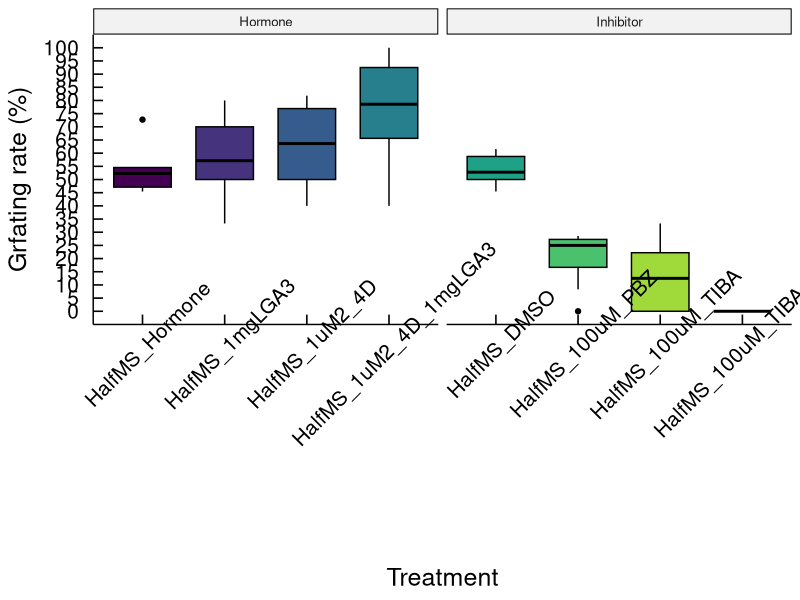

This chart was generated by the following R code:
##############################################
##############################################
# R-script by Gregory Reeves (27 MAY 2021)
# University of Cambridge, Department of Plant Sciences,
# Downing Site, Cambridge CB2 3EA, United Kingdom
# E-mail me at drgregreeves@gmail.com or gr360@cam.ac.uk
##############################################
##############################################


library(tidyverse)
library(viridis)
library(ggrepel)
library(ggpubr)
# library(ggplot2)



### You need to specify the working directory. 
### You can always use the command "file.choose()", then copy the working directory with the file "HormoneRiceGraftBoost_Dec2020.csv"
setwd("~/")



#Grafting data input
HORMONEINHIBORData <- read.csv("HormoneRiceGraftBoost_Dec2020.csv", sep=",",header=TRUE)

HORMONEINHIBORData$Treatment <- as.character(HORMONEINHIBORData$Treatment)

HORMONEINHIBORDataSummary <- HORMONEINHIBORData  %>%
  group_by(Treatment) %>%
  summarise(meanGraftingRate=100*(sum(No.Fused)/sum(No.Germinated)), 
            sumNoFused=sum(No.Fused),
            sumNoTotal=sum(No.Germinated), 
            FusionRate = FusionRate,
            TreatmentType =TreatmentType,
            sdGraftingRate=sd(FusionRate))

#####################


ManualOrder <- c("HalfMS_Hormone", 
                 "HalfMS_1mgLGA3", "HalfMS_1uM2_4D","HalfMS_1uM2_4D_1mgLGA3",
                 "HalfMS_DMSO",
                 "HalfMS_100uM_PBZ", "HalfMS_100uM_TIBA", "HalfMS_100uM_TIBA_PBZ")



ggboxplot(data = HORMONEINHIBORData, 
          x="Treatment", 
          y="FusionRate", 
          #order=AnatOrderList, 
          fill= "Treatment", 
          color = "black", 
          #add = "jitter",
          weight="5", 
          order = ManualOrder,
          #add = "jitter",  
          add.params = list(color = "Treatment")) +
  scale_y_continuous(name= "Grfating rate (%)", 
                     breaks = seq(0,100,by=5),
                     limits = c(0, 100)) +
  scale_fill_viridis_d() +
  facet_grid(~ TreatmentType, scales = "free_x", space = "free_x") + # Comment this out to intercalate the bars
  ###Minimal Theme
  theme(axis.line = element_line(linetype = "solid"), 
        axis.ticks = element_line(), 
        #minor.tick(nx=2, ny=2, tick.ratio=0.5, x.args = list(), y.args = list()),
        axis.ticks.length = unit(-0.25 , "cm"), # -ve length = inside ticks
        panel.grid.major = element_line(colour = NA), 
        panel.grid.minor = element_line(colour = NA), 
        axis.title = element_text(size = 18,
                                  face = "plain"), 
        axis.text = element_text(size = 15, 
                                 face = "plain", 
                                 colour = "black"), 
        axis.text.x = element_text(size = 15,
                                   margin=margin(10,5,10,5,"pt"),
                                   angle=45), 
        axis.text.y = element_text(size = 15,
                                   margin=margin(5,10,10,5,"pt")), 
        legend.text = element_text(size = 9), 
        legend.title = element_text(size = 15, 
                                    face = "bold", 
                                    colour = "black"), 
        panel.background = element_rect(fill = NA), 
        legend.position="none",
        legend.key = element_rect(fill = NA), 
        legend.background = element_rect(fill = NA), 
        legend.direction = "horizontal") +labs(x = "Treatment", 
                                               y = "Grafting rate (%)")



